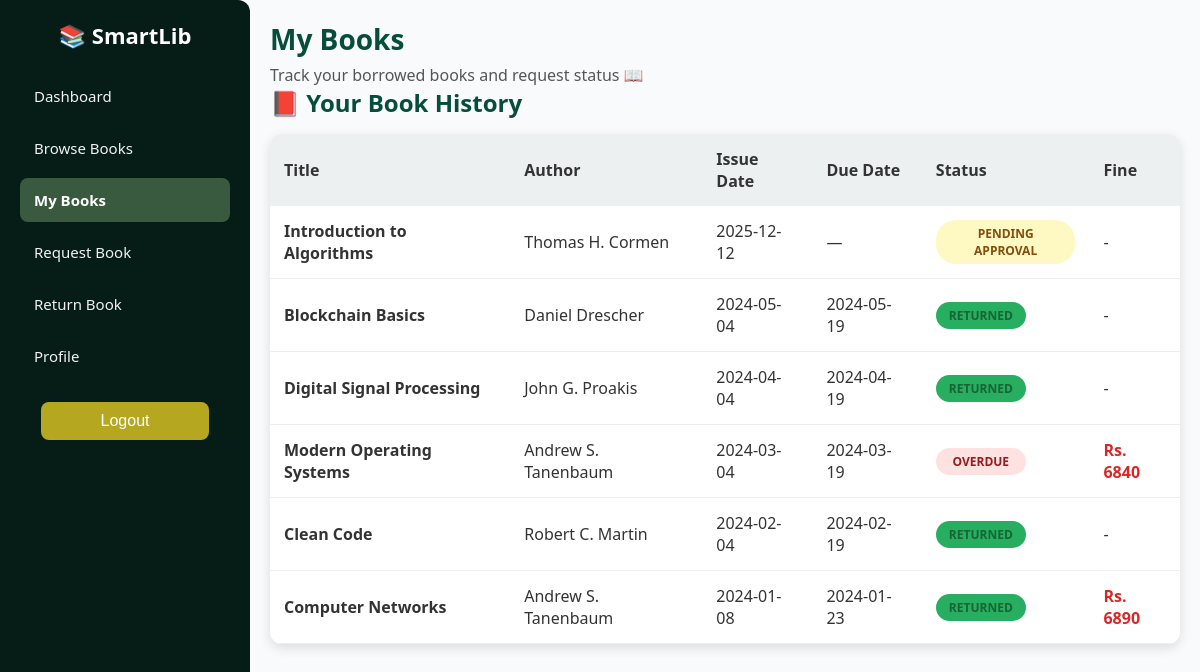
The app's page /student/mybooks.php (signed in) with its own data.
### tables this page shows
CREATE TABLE `issued_books` (
  `issue_id` int(11) NOT NULL,
  `member_id` int(11) NOT NULL,
  `book_id` int(11) NOT NULL,
  `issue_date` date DEFAULT NULL,
  `due_date` date DEFAULT NULL,
  `return_date` date DEFAULT NULL,
  `status` enum('returned','overdue','requested','issued') DEFAULT 'issued'
);

CREATE TABLE `books` (
  `book_id` int(11) NOT NULL,
  `title` varchar(150) NOT NULL,
  `author` varchar(100) DEFAULT NULL,
  `category` varchar(100) DEFAULT NULL,
  `isbn` varchar(50) DEFAULT NULL,
  `publisher` varchar(100) DEFAULT NULL,
  `year_published` int(11) DEFAULT NULL,
  `copies_available` int(11) DEFAULT 1,
  `status` enum('available','borrowed','requested','') DEFAULT NULL
);

### student/mybooks.php (the view, shortened to what this page needs)
<?php
require '../SmartLib.php';
$member_id = $_SESSION['member_id'];
$sql = "SELECT ib.issue_id, ib.book_id, ib.issue_date, ib.due_date, ib.return_date, ib.status AS issue_status,
               b.title, b.author
        FROM issued_books ib
        JOIN books b ON ib.book_id = b.book_id
        WHERE ib.member_id = ?
        ORDER BY ib.issue_date DESC";
$stmt = $conn->prepare($sql);
$stmt->bind_param("i", $member_id);
$stmt->execute();
$result = $stmt->get_result();
$books = [];
while ($row = $result->fetch_assoc()) {
  $today = new DateTime();
  $due_date = $row['due_date'] ? new DateTime($row['due_date']) : null;
  $return_date = $row['return_date'] ? new DateTime($row['return_date']) : null;
  $fine = "-";
  $status_text = "";
  $status_class = "";
  if ($row['issue_status'] === 'requested') {
    $status_text = "Pending Approval";
    $status_class = "pending";
  }
  elseif ($row['issue_status'] === 'returned') {
    $status_text = "Returned";
    $status_class = "available";
    if ($return_date && $due_date && $return_date > $due_date) {
      $days_overdue = $return_date->diff($due_date)->days;
      $fine = "Rs. " . ($days_overdue * 10);
    }
  }
  elseif ($row['issue_status'] === 'issued') {
    if ($due_date && $today > $due_date) {
      $status_text = "Overdue";
      $status_class = "overdue";
      $days_overdue = $today->diff($due_date)->days;
      $fine = "Rs. " . ($days_overdue * 10);
    } else {
      $status_text = "Issued / On Time";
      $status_class = "available";
    }
  }
  $row['status_display'] = $status_text;
  $row['class_display'] = $status_class;
  $row['fine_amount'] = $fine;
  $books[] = $row;
}
?>
<!DOCTYPE html>
<html lang="en">
<head>
  <link rel="stylesheet" href="../assets/styles/theme.css" />
  <link rel="stylesheet" href="../assets/styles/layout.css" />
  <link rel="stylesheet" href="../assets/styles/student.css" />
</head>
<body>
  <?php include '../partials/sidebar.php'; ?>
  <div class="main-content">
    <header>
      <h1>My Books</h1>
      <p>Track your borrowed books and request status 📖</p>
    </header>
    <section class="book-list-section">
      <h2>📕 Your Book History</h2>
      <table>
        <thead>
          <tr>
            <th>Title</th>
            <th>Author</th>
            <th>Issue Date</th>
            <th>Due Date</th>
            <th>Status</th>
            <th>Fine</th>
          </tr>
        </thead>
        <tbody>
          <?php if (!empty($books)): ?>
            <?php foreach ($books as $book): ?>
              <tr>
                <td><strong><?= htmlspecialchars($book['title']) ?></strong></td>
                <td><?= htmlspecialchars($book['author']) ?></td>
                <td><?= $book['issue_date'] ?: '—' ?></td>
                <td><?= $book['due_date'] ?: '—' ?></td>
                <td>
                  <span class="status <?= $book['class_display'] ?>">
                    <?= $book['status_display'] ?>
                  </span>
                </td>
                <td class="<?= $book['fine_amount'] != '-' ? 'fine-highlight' : '' ?>">
                  <?= $book['fine_amount'] ?>
                </td>
              </tr>
            <?php endforeach; ?>
          <?php else: ?>
            <tr>
              <td colspan="6" style="text-align:center;">No books found in your account.</td>
            </tr>
          <?php endif; ?>
        </tbody>
      </table>
    </section>
  </div>
</body>
</html>

### assets/styles/theme.css (style rules this page uses)
:root { --green-950: #03110d; --green-900: #061d17; --green-800: #083326; --green-700: #064e3b; --green-600: #1f5134; --green-500: #2f6b4a; --green-400: #3a5a40; --green-300: #7fbf9f; --green-200: #bfe3d1; --green-100: #e7f5ef; --accent: #10b981; --danger: #c0392b; --warning: #b5a820; --text: #333333; --muted: #555555; --bg: #f9fafb; --white: #ffffff; --shadow: 0 4px 12px rgba(0, 0, 0, 0.12); --soft-shadow: 0 6px 18px rgba(0, 0, 0, 0.14); --radius: 12px; }
* { margin: 0; padding: 0; box-sizing: border-box; }
html, body { height: 100%; font-family: "Segoe UI", Arial, sans-serif; color: var(--text); background: var(--bg); }

### assets/styles/layout.css (style rules this page uses)
.main-content { margin-left: 250px; padding: 20px; width: calc(100% - 250px); }
header h1 { font-size: 28px; margin-bottom: 6px; color: var(--green-700); }
header p { color: var(--muted); }
.status { padding: 6px 18px; border-radius: 20px; font-weight: 600; font-size: 14px; color: var(--white); display: inline-block; min-width: 90px; text-align: center; }
.status.available { background: #27ae60; }

### assets/styles/student.css (style rules this page uses)
.book-list-section h2 { margin-bottom: 15px; font-size: 24px; color: var(--green-700); }
table { width: 100%; border-collapse: collapse; min-width: 600px; background: var(--white); border-radius: var(--radius); overflow: hidden; box-shadow: var(--shadow); }
thead th { text-align: left; padding: 14px; background: #ecf0f1; color: var(--text); }
tbody td { padding: 14px; border-bottom: 1px solid #eee; }
.status.available { background: #27ae60; }

### student/mybooks.php (style rules this page uses)
.status { padding: 5px 10px; border-radius: 20px; font-size: 12px; font-weight: bold; text-transform: uppercase; }
.available { background: #dcfce7; color: #166534; }
.pending { background: #fef9c3; color: #854d0e; }
.overdue { background: #fee2e2; color: #991b1b; }
.fine-highlight { color: #dc2626; font-weight: bold; }

### records on screen
issued_books: book.title "Introduction to Algorithms", book.author "Thomas H. Cormen", issue_date "2025-12-12", due_date "—", status_display "PENDING APPROVAL", fine_amount "-"
issued_books: book.title "Blockchain Basics", book.author "Daniel Drescher", issue_date "2024-05-04", due_date "2024-05-19", status_display "RETURNED", fine_amount "-"
issued_books: book.title "Digital Signal Processing", book.author "John G. Proakis", issue_date "2024-04-04", due_date "2024-04-19", status_display "RETURNED", fine_amount "-"
issued_books: book.title "Modern Operating Systems", book.author "Andrew S. Tanenbaum", issue_date "2024-03-04", due_date "2024-03-19", status_display "OVERDUE", fine_amount "Rs. 6840"
issued_books: book.title "Clean Code", book.author "Robert C. Martin", issue_date "2024-02-04", due_date "2024-02-19", status_display "RETURNED", fine_amount "-"
issued_books: book.title "Computer Networks", book.author "Andrew S. Tanenbaum", issue_date "2024-01-08", due_date "2024-01-23", status_display "RETURNED", fine_amount "Rs. 6890"
